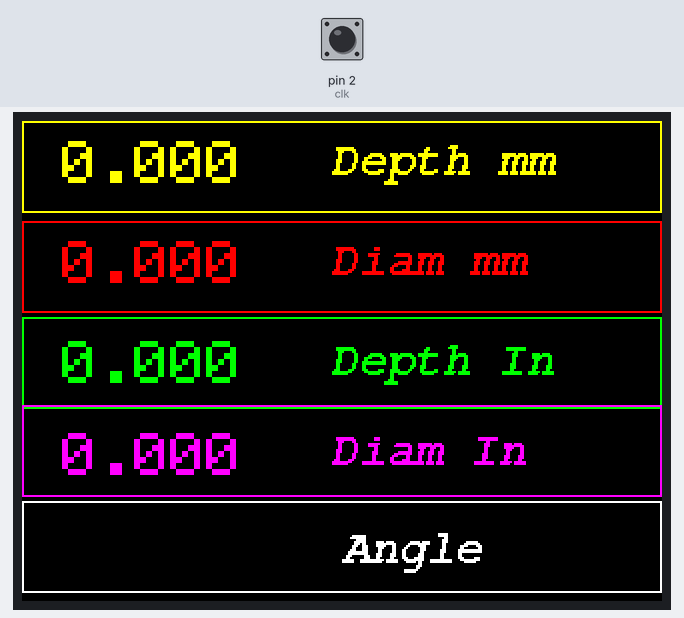
A sketch run on a simulated Arduino Uno, built with avr-gcc and run on an emulated ATmega328P. Parts: 320×240 colour display. The inputs (shaded band) are chosen by the test bench; at power-on: pin 2 (clk) HIGH. What the sketch prints to the serial monitor is not drawn.

Above: at 1.7 s.

The sketch:

Vernier_TFT_displayv2.ino
```cpp
#define clk 2
#define dat 4
#include <Adafruit_GFX.h>    // Core graphics library
#include <Adafruit_ST7789.h> // Hardware-specific library for ST7789
#include <Fonts/FreeMonoBoldOblique12pt7b.h>
#include <Fonts/FreeSerif9pt7b.h>
#include <SPI.h>
  #define TFT_CS        10
  #define TFT_RST        9 // Or set to -1 and connect to Arduino RESET pin
  #define TFT_DC         8
Adafruit_ST7789 tft = Adafruit_ST7789(TFT_CS, TFT_DC, TFT_RST);
boolean data[24] = {0,0,0,0,0,0,0,0,0,0,0,0,0,0,0,0,0,0,0,0,0,0,0,0}; //24 bit boolean array for storing the received data
boolean mm_in = 0; //0 for mm, 1 for inch
int received_bit_location = 0;
float measured_value = 0.0;

void process_data();
long last_received = 0;

void setup() {
pinMode(clk,INPUT);
pinMode(dat,INPUT);
Serial.begin(9600);
attachInterrupt(digitalPinToInterrupt(clk), clk_ISR, FALLING);
  Serial.begin(9600);
  Serial.print(F("Hello! ST77xx TFT Test"));
  tft.init(240, 320);           // Init ST7789 240x320  // Use this initializer (uncomment) if using a 1.3" or 1.54" 240x240 240x320 TFT etc:
  Serial.println(F("Initialized"));
    tft.fillScreen(ST77XX_BLACK);
  //tft.setFont(&FreeMonoBoldOblique12pt7b);
  tft.setCursor(50,160 );
  tft.print("T.I.S.M");
  delay(1000);
  tft.fillScreen(ST77XX_BLACK);
  tft.setRotation(1);
 }
void loop() {
if (mm_in == 1){ // if it's in the inch mode
Serial.print(measured_value,4); Serial.println(" in");
} else {
Serial.print(measured_value,2); Serial.println(" mm");
}
 tft.invertDisplay(false);
  delay(1);
  tft.setFont();
  tft.setCursor(20, 10);
  tft.setTextColor(ST77XX_YELLOW, ST77XX_BLACK);
  tft.setTextSize(3);
  tft.print(measured_value,3);
  tft.setCursor(140, 20);
  tft.setFont(&FreeMonoBoldOblique12pt7b);
  tft.setTextSize(1);
  tft.print(" Depth mm");
  tft.setFont();
  tft.setTextSize(3);
  tft.setTextColor(ST77XX_RED, ST77XX_BLACK);
  tft.setCursor(20, 60);
  tft.print(measured_value*2,3);
  tft.setCursor(140, 70);
  tft.setFont(&FreeMonoBoldOblique12pt7b);
  tft.setTextSize(1);
  tft.print(" Diam mm");
  tft.setTextColor(ST77XX_GREEN, ST77XX_BLACK);
  tft.setFont();
  tft.setCursor(20, 110);
  tft.setTextSize(3);
  tft.print(measured_value/25.400,3);
  tft.setCursor(140, 120);
  tft.setFont(&FreeMonoBoldOblique12pt7b);
  tft.setTextSize(1);
  tft.print(" Depth In");
  tft.setTextColor(ST77XX_MAGENTA, ST77XX_BLACK);
  tft.setTextSize(1);
  tft.setFont();
  tft.setTextSize(3);
  tft.setCursor(20, 156);
  tft.print(measured_value*2/25.400,3);
  tft.setCursor(140, 165);
  tft.setFont(&FreeMonoBoldOblique12pt7b);
  tft.setTextSize(1);
  tft.print(" Diam In");
  tft.setTextColor(ST77XX_WHITE);
  tft.setCursor(160, 220);
  tft.setFont(&FreeMonoBoldOblique12pt7b);
  tft.setTextSize(1);
  tft.print("Angle");
  tft.drawRect(0, 0, 320, 46, ST77XX_YELLOW);
  tft.drawRect(0, 50, 320, 46, ST77XX_RED);
  tft.drawRect(0, 98,320, 46, ST77XX_GREEN);
  tft.drawRect(0, 142, 320, 46, ST77XX_MAGENTA);
  tft.drawRect(0, 190, 320,46, ST77XX_WHITE);
  //tft.setTextSize(1);
  //tft.setFont(&FreeMonoBoldOblique12pt7b);
  //tft.setCursor(20, 180);
  //tft.print("Cutting Depth MM ");
//delay(100);
}

void process_data(){
measured_value = 0.0;
if(data[23] == 0){ //if it's in the mm mode
  mm_in = 0;
  //converting binary to decimal value
  for (int i = 0; i<=15; i++){
  measured_value += data[i]*pow(2,i)/100.0;
  }
    if (data[20] == 1){
    measured_value = measured_value * -1; //add the negative sign if it exists
    }
}

if(data[23] == 1){ //if it's in the inch mode
  mm_in = 1;
  //converting binary to decimal value
  for (int i = 1; i<=16; i++){
  measured_value += data[i]*pow(2,(i-1))/1000.0;
  }
    if (data[0]  == 1){
    measured_value += 0.0005; //add the 0.5 mil sign if it exists
    }
    if (data[20] == 1){
    measured_value = measured_value * -1; //add the negative sign if it exists
    }
}
}

void clk_ISR(){
  if ( millis() - last_received > 2 ){
    received_bit_location = 0;
  }

  if (received_bit_location <= 23){
    data[received_bit_location] = !digitalRead(dat); //inverting the received data due to the hardware circuit level shifting
    received_bit_location++;
  }

  if (received_bit_location == 24){
    received_bit_location = 0;
    process_data();
  }

  last_received = millis();
  //Serial.println(received_bit_location);
}
```
